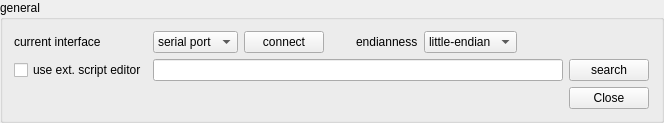
    <widget class="QGroupBox" name="groupBox_2">
     <property name="title">
      <string>general</string>
     </property>
     <layout class="QGridLayout" name="gridLayout_8">
      <property name="rightMargin">
       <number>12</number>
      </property>
      <item row="2" column="8">
       <widget class="QPushButton" name="searchScriptEditorPushButton">
        <property name="text">
         <string>search</string>
        </property>
       </widget>
      </item>
      <item row="2" column="2" colspan="6">
       <widget class="DragDropLineEdit" name="scriptEditorPathLineEdit">
        <property name="toolTip">
         <string>path to the external script editor</string>
        </property>
       </widget>
      </item>
      <item row="0" column="6">
       <widget class="QComboBox" name="endianessComboBox">
        <property name="sizePolicy">
         <sizepolicy hsizetype="Minimum" vsizetype="Fixed">
          <horstretch>0</horstretch>
          <verstretch>0</verstretch>
         </sizepolicy>
        </property>
        <property name="maximumSize">
         <size>
          <width>16777215</width>
          <height>16777215</height>
         </size>
        </property>
        <property name="toolTip">
         <string>endianess of the connected device (is used to interpret the decimals
in the log, the decimal console and the send window)</string>
        </property>
        <property name="sizeAdjustPolicy">
         <enum>QComboBox::AdjustToContents</enum>
        </property>
        <item>
         <property name="text">
          <string>little-endian</string>
         </property>
        </item>
        <item>
         <property name="text">
          <string>big-endian</string>
         </property>
        </item>
       </widget>
      </item>
      <item row="0" column="2">
       <widget class="QComboBox" name="connectionTypeComboBox">
        <property name="sizePolicy">
         <sizepolicy hsizetype="Minimum" vsizetype="Fixed">
          <horstretch>0</horstretch>
          <verstretch>0</verstretch>
         </sizepolicy>
        </property>
        <property name="maximumSize">
         <size>
          <width>16777215</width>
          <height>16777215</height>
         </size>
        </property>
        <property name="statusTip">
         <string>the current interface</string>
        </property>
        <property name="sizeAdjustPolicy">
         <enum>QComboBox::AdjustToContents</enum>
        </property>
        <item>
         <property name="text">
          <string>serial port</string>
         </property>
        </item>
        <item>
         <property name="text">
          <string>socket</string>
         </property>
        </item>
        <item>
         <property name="text">
          <string>pcan</string>
         </property>
        </item>
        <item>
         <property name="text">
          <string>aardvark</string>
         </property>
        </item>
       </widget>
      </item>
      <item row="0" column="5">
       <widget class="QLabel" name="label_26">
        <property name="toolTip">
         <string>endianess of the connected device (is used to interpret the decimals
in the log, the decimal console and the send window)</string>
        </property>
        <property name="text">
         <string>endianness</string>
        </property>
       </widget>
      </item>
      <item row="3" column="8">
       <widget class="QPushButton" name="closeButton">
        <property name="toolTip">
         <string>Ctrl+X</string>
        </property>
        <property name="text">
         <string>Close</string>
        </property>
       </widget>
      </item>
      <item row="0" column="0">
       <widget class="QLabel" name="label_25">
        <property name="statusTip">
         <string>the current interface</string>
        </property>
        <property name="text">
         <string>current interface</string>
        </property>
       </widget>
      </item>
      <item row="0" column="7">
       <spacer name="horizontalSpacer_8">
        <property name="orientation">
         <enum>Qt::Horizontal</enum>
        </property>
        <property name="sizeHint" stdset="0">
         <size>
          <width>40</width>
          <height>20</height>
         </size>
        </property>
       </spacer>
      </item>
      <item row="0" column="4">
       <spacer name="horizontalSpacer">
        <property name="orientation">
         <enum>Qt::Horizontal</enum>
        </property>
        <property name="sizeType">
         <enum>QSizePolicy::Fixed</enum>
        </property>
        <property name="sizeHint" stdset="0">
         <size>
          <width>20</width>
          <height>20</height>
         </size>
        </property>
       </spacer>
      </item>
      <item row="0" column="3">
       <widget class="QPushButton" name="connectButton">
        <property name="text">
         <string>connect</string>
        </property>
       </widget>
      </item>
      <item row="2" column="0">
       <widget class="QCheckBox" name="useExternalScriptEditorCheckBox">
        <property name="toolTip">
         <string>use an external script editor (instead of the integrated)</string>
        </property>
        <property name="text">
         <string>use ext. script editor</string>
        </property>
       </widget>
      </item>
     </layout>
    </widget>
